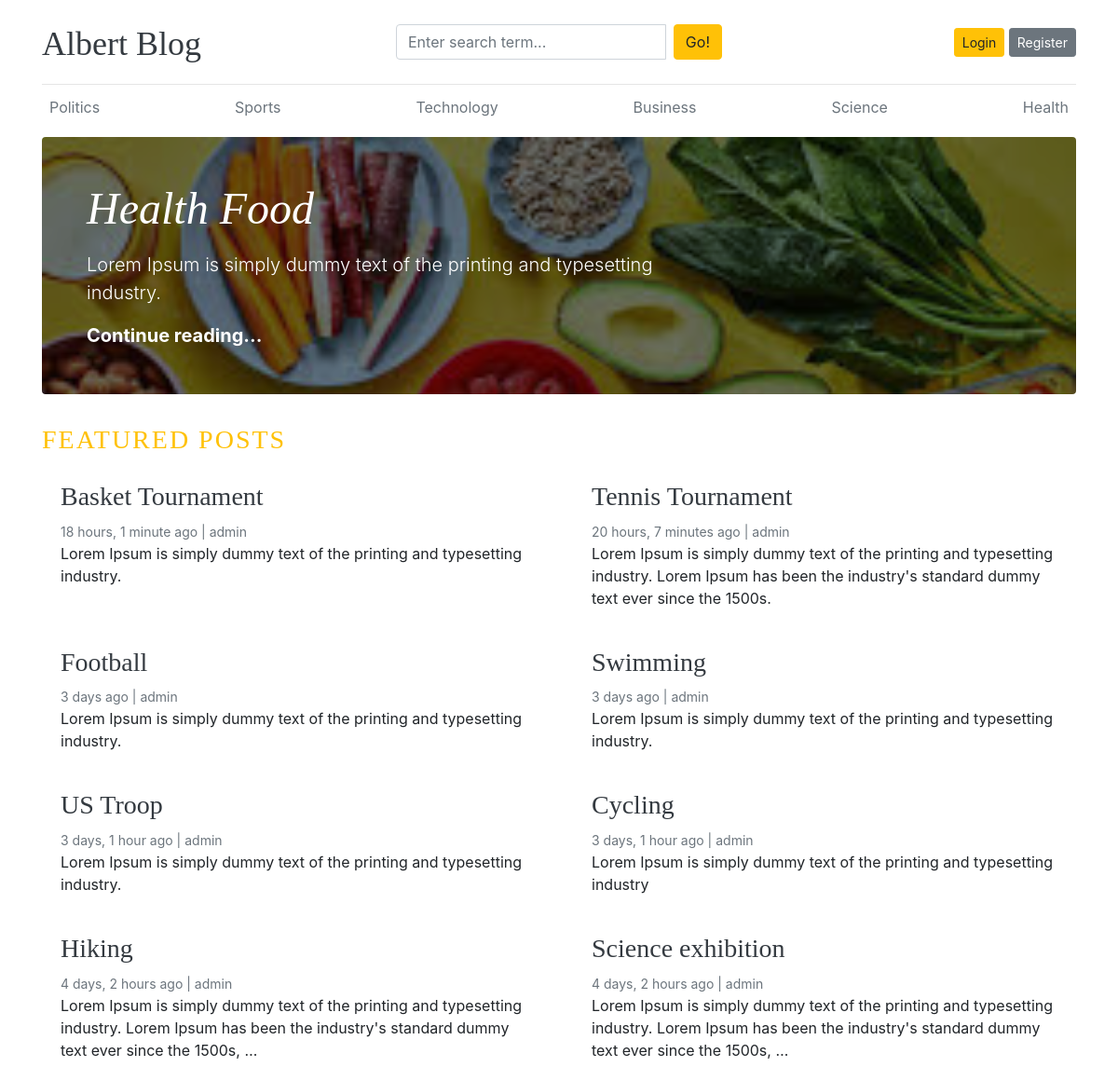
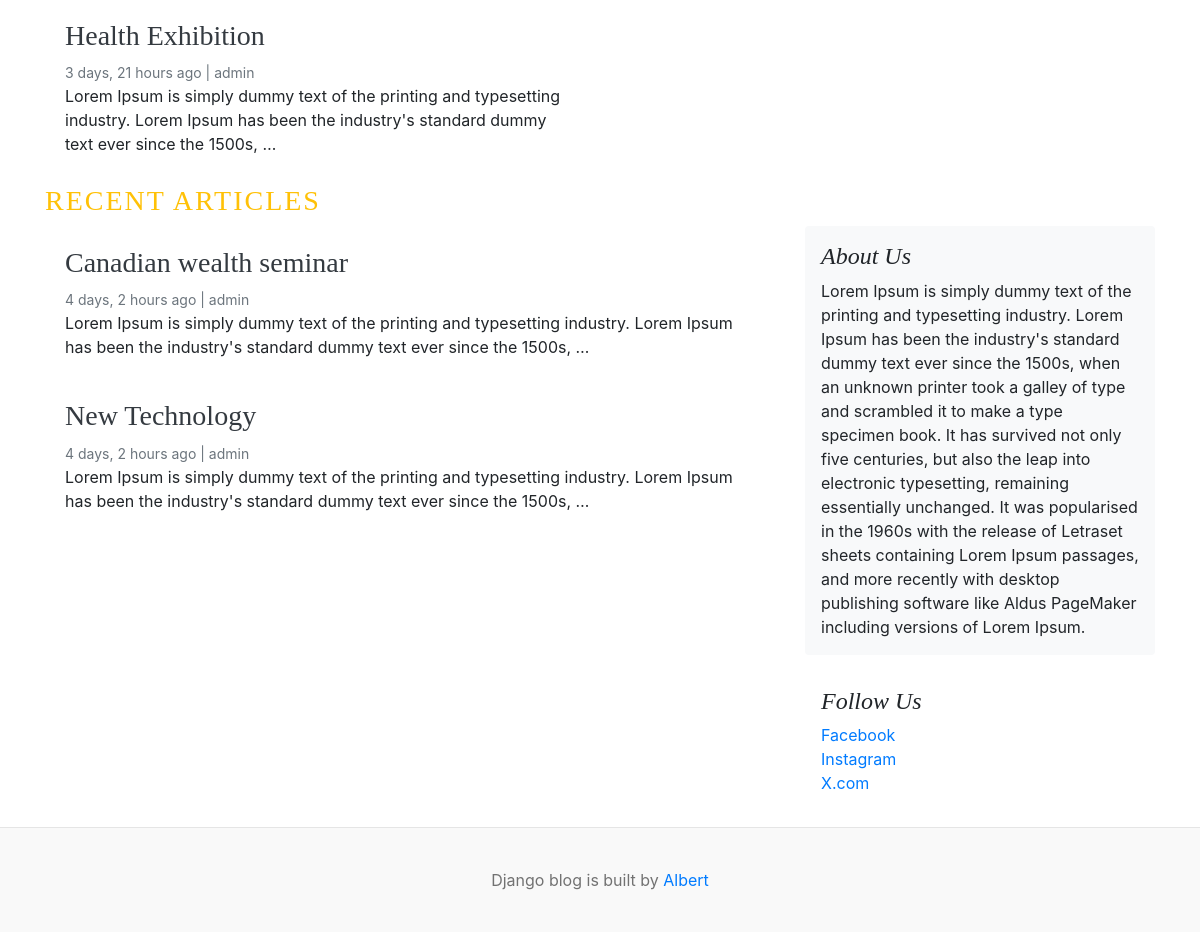
The page / on the database its author committed (2 pictures, top to bottom).
### blogs/models.py (models this page shows, shortened)
class Category(models.Model):
    category_name = models.CharField(max_length=50, unique=True)
    created_at = models.DateTimeField(auto_now_add=True)
    updated_at = models.DateTimeField(auto_now=True)
    class Meta:
        verbose_name_plural = 'categories'

class Blog(models.Model):
    title = models.CharField(max_length=100)
    slug = models.SlugField(max_length=150, unique=True, blank=True)
    category = models.ForeignKey(Category, on_delete=models.CASCADE)
    author = models.ForeignKey(User, on_delete=models.CASCADE)
    featured_image = models.ImageField(upload_to='uploads/%Y/%m/%d')
    short_description = models.TextField(max_length=500)
    blog_body = models.TextField(max_length=2000)
    status = models.CharField(max_length=20, choices=STATUS_CHOICES, default="Draft")
    is_featured = models.BooleanField(default=False)
    created_at = models.DateTimeField(auto_now_add=True)
    updated_at = models.DateTimeField(auto_now=True)

### assignments/models.py (models this page shows, shortened)
class About(models.Model):
    about_heading = models.CharField(max_length=25)
    about_description = models.TextField()
    created_at = models.DateTimeField(auto_now_add=True)
    updated_at = models.DateTimeField(auto_now=True)
    class Meta:
        verbose_name_plural = 'About'

class SocialLink(models.Model):
    platform = models.CharField(max_length=25)
    link = models.URLField(max_length=100)
    created_at = models.DateTimeField(auto_now_add=True)
    updated_at = models.DateTimeField(auto_now=True)

### blogs/views.py (the view)
# urls.py: path('', views.home, name='home'),
def home(request):
    categories = Category.objects.all()
    featured_posts = Blog.objects.filter(is_featured=True, status='Published').order_by('-updated_at')
    posts = Blog.objects.filter(is_featured=False, status='Published').order_by('-updated_at')
    try:
        about = About.objects.get()
    except:
        about = None
    context = {
        'categories': categories,
        'featured_posts': featured_posts,
        'posts': posts,
        'about': about
    }
    return render(request, 'blogs/home.html', context)

### blogs/context_processors.py (called while the page is built)
def get_categories(request):
    categories = Category.objects.all()
    return {'categories': categories}

def get_social_links(request):
    social_links = SocialLink.objects.all()
    return {'social_links': social_links}

### templates/blogs/home.html (shortened to what this page needs)
{% extends "blogs/base.html" %}
{% block content %}
    {% for post in featured_posts %}
      {% if forloop.first %}
        <div class="jumbotron p-3 p-md-5 text-white rounded bg-dark" style="background-image: url({{ post.featured_image.url }});background-blend-mode: overlay;background-size:cover;">
          <div class="col-md-8 px-0">
            <h1 class="display-4 font-italic">{{ post.title }}</h1>
            <p class="lead my-3">{{ post.short_description | truncatewords:25 }}</p>
            <p class="lead mb-0"><a href="" class="text-white font-weight-bold">Continue reading...</a></p>
          </div>
        </div>
      {% endif %}
    {% endfor %}
    <h3 class="text-uppercase text-warning" style="letter-spacing: 2px;">Featured Posts</h3>
    <div class="row mb-2">
      {% for post in featured_posts %}
        {% if not forloop.first %}
          <div class="col-md-6">
            <div class="card border-0" >
              <div class="card-body">
                <h3><a href="{% url 'single_blog' post.slug %}" class="text-dark">{{ post.title }}</a></h3>
                <small class="mb-1 text-muted">{{ post.created_at | timesince }} ago | {{ post.author }}</small>
                <p class="card-text">{{ post.short_description | truncatewords:25 }}</p>
              </div>
            </div>
          </div>
        {% endif %}
      {% endfor %}
    </div>
    <h3 class="text-uppercase text-warning" style="letter-spacing: 2px;">Recent Articles</h3>
    <main role="main" class="container p-0">
      <div class="row">
        <div class="col-md-8 blog-main">
          {% for post in posts %}
          <div class="card border-0" >
            <div class="card-body">
              <h3> <a href="" class="text-dark">{{ post.title }}</a></h3>
              <small class="mb-1 text-muted">{{ post.created_at | timesince }} ago | {{ post.author }}</small>
              <p class="card-text">{{ post.short_description | truncatewords:25 }}</p>
            </div>
          </div>
          {% endfor %}
        </div>
        <aside class="col-md-4 blog-sidebar">
          <div class="p-3 mb-3 bg-light rounded">
            <h4 class="font-italic">{{ about.about_heading }}</h4>
            <p class="mb-0">{{ about.about_description }}</p>
          </div>
          {% if social_links %}
          <div class="p-3">
            <h4 class="font-italic">Follow Us</h4>
            <ol class="list-unstyled">
              {% for i in social_links %}
                <li><a href="{{ i.link }}" target="_blank">{{ i.platform }}</a></li>
              {% endfor %}
            </ol>
          </div>
          {% endif %}
        </aside>
      </div>
    </main>
  </div>
{% endblock content %}

### templates/blogs/base.html (shortened to what this page needs)
{% load static %}
<!DOCTYPE html>
<html lang="en">
<head>
    <link rel="stylesheet" href="https://cdn.jsdelivr.net/npm/bootstrap@4.6.2/dist/css/bootstrap.min.css">
    <link href="{% static 'css/blog.css' %}" rel="stylesheet">
    <link rel="stylesheet" href="https://cdnjs.cloudflare.com/ajax/libs/font-awesome/4.7.0/css/font-awesome.min.css">
  </head>
<body>
    <div class="container">
      <header class="blog-header py-3">
        <div class="row flex-nowrap justify-content-between align-items-center">
          <div class="col-4 pt-1">
            <a class="blog-header-logo text-dark" href="{% url 'home' %}">Albert Blog</a>
          </div>
          <div class="col-4">
            <form action="{% url 'search' %}" method="GET">
              <div class="input-group">
                <input class="form-control" type="text" name="query" value="{{ query }}" placeholder="Enter search term..." aria-label="Enter search term..." aria-describedby="button-search" />
                <button type="submit" class="ml-2 btn btn-warning" id="button-search" type="button">Go!</button>
            </div>
            </form>
          </div>
          <div class="col-4 d-flex justify-content-end align-items-center">
            {% if not user.is_authenticated %}
                <a class="btn btn-sm btn-warning" href="{% url 'login' %}">Login</a> &nbsp;
                <a class="btn btn-sm btn-secondary" href="{% url 'register' %}">Register</a>
            {% else %}
                <span><a href="{% url 'dashboard' %}" class="btn btn-sm btn-secondary">Dashboard</a></span>
                &emsp;
                <span><a href="{% url 'logout' %}" class="btn btn-sm btn-warning">Logout</a></span>
                <span class="ml-3">Hi {{ user }}</span>
            {% endif %}
          </div>
        </div>
      </header>
      <div class="nav-scroller py-1 mb-2">
        <nav class="nav d-flex justify-content-between">
          {% for category in categories %}
            <a class="p-2 text-muted" href="{% url 'posts_by_category' category.id %}">{{ category.category_name }}</a>
          {% endfor %}
        </nav>
      </div>
    {% block content %}
    {% endblock %}
    <footer class="blog-footer">
        <p>Django blog is built by <a href="#">Albert</a></p>
    </footer>
    </body>
</html>

### blog/static/css/blog.css (style rules this page uses)
.blog-header { border-bottom: 1px solid #e5e5e5; }
.blog-header-logo { font-family: "Playfair Display", Georgia, "Times New Roman", serif; font-size: 2.25rem; }
h1, h2, h3, h4, h5, h6 { font-family: "Playfair Display", Georgia, "Times New Roman", serif; }
.display-4 { font-size: 2.5rem; }
@media (min-width: 768px) { .display-4 { font-size: 3rem; } }
.blog-footer { padding: 2.5rem 0; color: #727272; text-align: center; background-color: #f9f9f9; border-top: .05rem solid #e5e5e5; }
.blog-footer p:last-child { margin-bottom: 0; }

### rows shown on the page
Category: category_name "Politics"
Category: category_name "Sports"
Category: category_name "Technology"
Category: category_name "Business"
Category: category_name "Science"
Category: category_name "Health"
Blog: featured_image (picture), title "Health Food", short_description "Lorem Ipsum is simply dummy text of the printing and typesetting industry."
Blog: title "Basket Tournament", created_at "18 hours, 1 minute", author "admin", short_description "Lorem Ipsum is simply dummy text of the printing and typesetting industry."
Blog: title "Tennis Tournament", created_at "20 hours, 7 minutes", author "admin", short_description "Lorem Ipsum is simply dummy text of the printing and typesetting industry. Lorem Ipsum has been the industry's standard dummy text ever since the 1500s."
Blog: title "Football", created_at "3 days", author "admin", short_description "Lorem Ipsum is simply dummy text of the printing and typesetting industry."
Blog: title "Swimming", created_at "3 days", author "admin", short_description "Lorem Ipsum is simply dummy text of the printing and typesetting industry."
Blog: title "US Troop", created_at "3 days, 1 hour", author "admin", short_description "Lorem Ipsum is simply dummy text of the printing and typesetting industry."
Blog: title "Cycling", created_at "3 days, 1 hour", author "admin", short_description "Lorem Ipsum is simply dummy text of the printing and typesetting industry"
Blog: title "Hiking", created_at "4 days, 2 hours", author "admin", short_description "Lorem Ipsum is simply dummy text of the printing and typesetting industry. Lorem Ipsum has been the industry's standard dummy text ever since the 1500s, …"
Blog: title "Science exhibition", created_at "4 days, 2 hours", author "admin", short_description "Lorem Ipsum is simply dummy text of the printing and typesetting industry. Lorem Ipsum has been the industry's standard dummy text ever since the 1500s, …"
Blog: title "Health Exhibition", created_at "3 days, 21 hours", author "admin", short_description "Lorem Ipsum is simply dummy text of the printing and typesetting industry. Lorem Ipsum has been the industry's standard dummy text ever since the 1500s, …"
Blog: title "Canadian wealth seminar", created_at "4 days, 2 hours", author "admin", short_description "Lorem Ipsum is simply dummy text of the printing and typesetting industry. Lorem Ipsum has been the industry's standard dummy text ever since the 1500s, …"
Blog: title "New Technology", created_at "4 days, 2 hours", author "admin", short_description "Lorem Ipsum is simply dummy text of the printing and typesetting industry. Lorem Ipsum has been the industry's standard dummy text ever since the 1500s, …"
About: about_heading "About Us", about_description "Lorem Ipsum is simply dummy text of the printing and typesetting industry. Lorem Ipsum has been the industry's standard dummy text ever since the 1500s, when an unknown printer took a galley of type and scrambled it to make a type specimen book. It has survived not only five centuries, but also the leap into electronic typesetting, remaining essentially unchanged. It was popularised in the 1960s with the release of Letraset sheets containing Lorem Ipsum passages, and more recently with desktop publishing software like Aldus PageMaker including versions of Lorem Ipsum."
SocialLink: platform "Facebook"
SocialLink: platform "Instagram"
SocialLink: platform "X.com"
